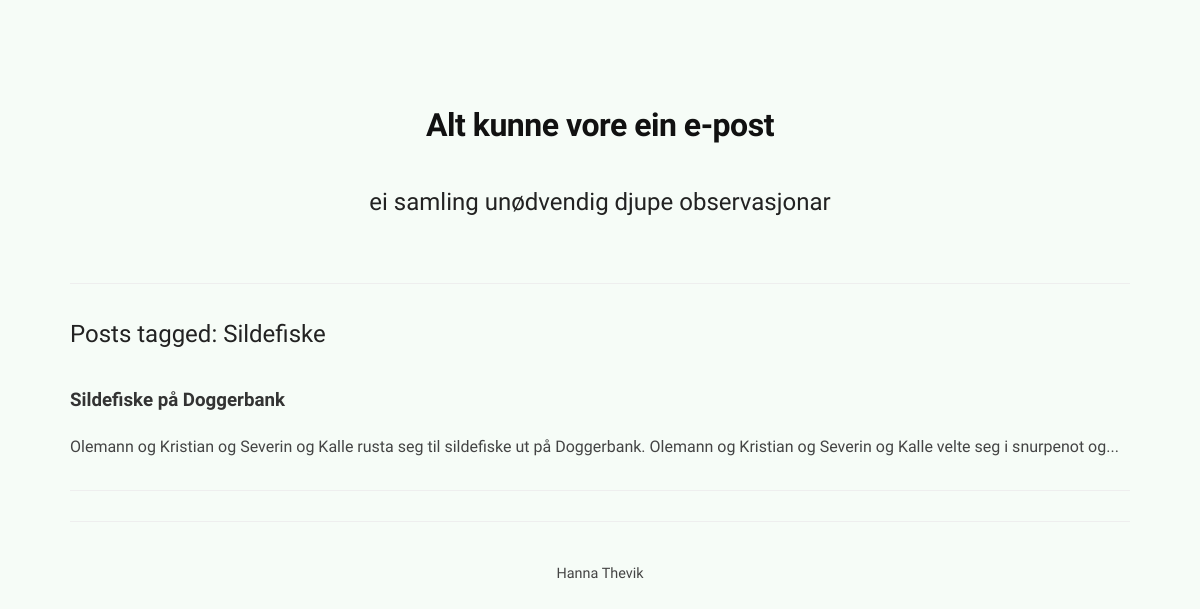
The page /tag/Sildefiske on the database its author committed.
### tables this page shows
CREATE TABLE posts (
    id INTEGER PRIMARY KEY AUTOINCREMENT,
    title TEXT NOT NULL,
    body TEXT NOT NULL,
    tags TEXT,
    image TEXT,
    created TIMESTAMP DEFAULT CURRENT_TIMESTAMP
);

### app.py (the view)
@app.route("/tag/<tag>")
def tag(tag):
    posts = db.get_posts()
    filtered = [p for p in posts if tag in (p["tags"] or "")]
    return render_template("tag.html", posts=filtered, tag=tag)

### db.py (called while the page is built)
def get_db():
    conn = sqlite3.connect(DATABASE)
    conn.row_factory = sqlite3.Row
    return conn

def get_posts():
    conn = get_db()
    posts = conn.execute("""
    SELECT
        posts.*,
        COUNT(comments.id) AS comment_count
    FROM posts
    LEFT JOIN comments
    ON posts.id = comments.post_id
    GROUP BY posts.id
    ORDER BY posts.created DESC
""").fetchall()
    conn.close()
    return posts

### templates/tag.html
{% extends "base.html" %}
{% block content %}
<h2>Posts tagged: {{ tag }}</h2>
{% for post in posts %}
<h3>
<a href="{{ url_for('post', post_id=post.id) }}">
{{ post.title }}
</a>
</h3>
<p>{{ post.body[:150] }}...</p>
<hr>
{% endfor %}
{% endblock %}

### static/style.css (style rules this page uses)
body { font-family: "Bricolage Grotesque", sans-serif; background-color: #f6fcf7; margin: 0; color: #333; padding: 3rem; font-size: 16px; line-height: 1.7; }
p { color: #444; line-height: 1.7; margin-bottom: 16px; }
h2 { margin-top: 40px; font-weight: 400; }
h2, h3 { color: #222; margin-top: 30px; margin-bottom: 10px; }
a { color: #333; text-decoration: none; }
hr { border: none; border-top: 1px solid #eee; margin: 30px 0; }
* { box-sizing: border-box; }

### rows shown on the page
posts: tags "Sildefiske", title "Sildefiske på Doggerbank", body "Olemann og Kristian og Severin og Kalle rusta seg til sildefiske ut på Doggerbank. Olemann og Kristian og Severin og Kalle velte seg i snurpenot og"
